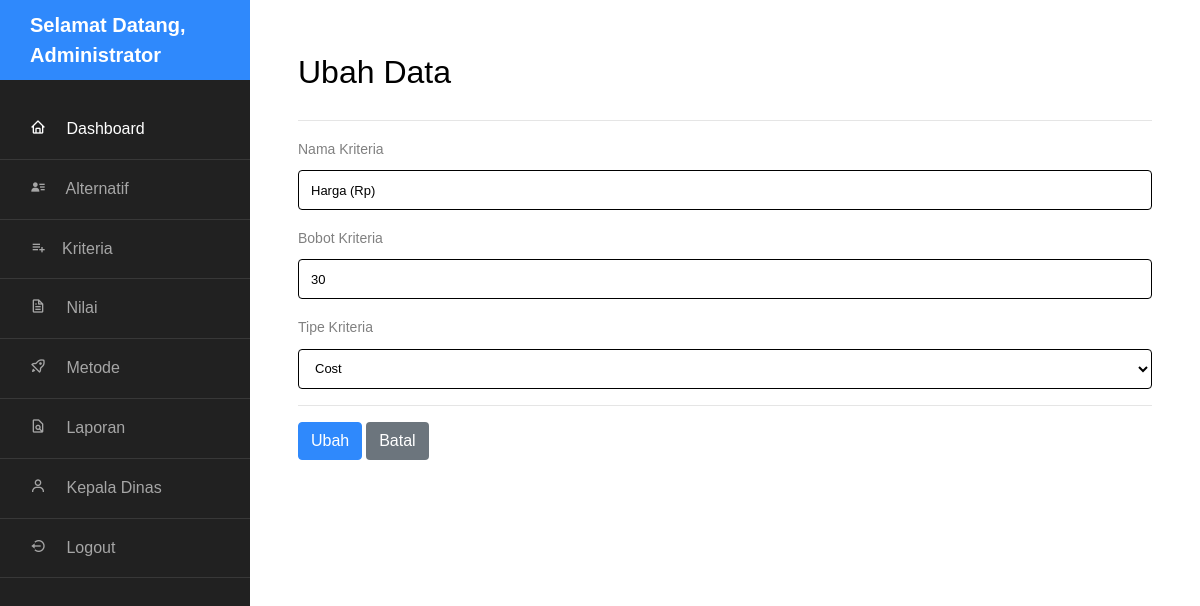
The page /admin/kriteria-ubah.php?id_kriteria=1 (signed in) on the database its author committed.
### tables this page shows
CREATE TABLE `tbl_akun` (
  `id_akun` int NOT NULL,
  `nama_lengkap` varchar(50) NOT NULL,
  `username` varchar(50) NOT NULL,
  `password` varchar(30) NOT NULL,
  `role` enum('admin','kepala_dinas') NOT NULL DEFAULT 'admin'
);

CREATE TABLE `tbl_kriteria` (
  `id_kriteria` int NOT NULL,
  `nama_kriteria` varchar(50) NOT NULL,
  `bobot_kriteria` double NOT NULL,
  `tipe_kriteria` varchar(10) NOT NULL
);

### admin/kriteria-ubah.php (the view, shortened to what this page needs)
<?php
include "../assets/conn/config.php";
include "header.php"; ?>
<h2 class="mb-4">Ubah Data</h2>
<hr>
<?php
$sql = "SELECT * FROM tbl_kriteria WHERE id_kriteria='$_GET[id_kriteria]'";
$stm = $conn->query($sql);
$a = $stm->fetch_assoc(); ?>
<form action="kriteria-ubah.php?aksi=ubah" method="post">
    <div class="form-group">
        <label>Nama Kriteria</label>
        <input type="text" name="nama_kriteria" class="form-control" value="<?= $a['nama_kriteria'] ?>">
    </div>
    <div class="form-group">
        <label>Bobot Kriteria</label>
        <input type="number" name="bobot_kriteria" class="form-control" value="<?= $a['bobot_kriteria'] ?>">
    </div>
    <div class="form-group">
        <label>Tipe Kriteria</label>
        <select name="tipe_kriteria" class="form-control">
            <option selected><?= $a['tipe_kriteria'] ?></option>
        </select>
    </div>
    <hr>
    <input type="submit" value="Ubah" class="btn btn-primary">
    <a href="kriteria.php" class="btn badge-secondary">Batal</a>
</form>

### admin/header.php (shortened to what this page needs)
<?php
include "../assets/conn/config.php";
$query = "SELECT * FROM tbl_akun WHERE id_akun='$_SESSION[id_akun]'";
$stm = $conn->query($query);
$row = $stm->fetch_assoc();
?>
<!doctype html>
<html lang="en">
<head>
    <link rel="stylesheet" href="../assets/sidebar/css/style.css">
    <link href='https://unpkg.com/boxicons@2.1.4/css/boxicons.min.css' rel='stylesheet'>
</head>
<body>
    <div class="wrapper d-flex align-items-stretch">
        <nav id="sidebar">
            <div class="custom-menu">
                <button type="button" id="sidebarCollapse" class="btn btn-primary">
                </button>
            </div>
            <h1><a href="index.html" class="logo">Selamat Datang, <?= $row['nama_lengkap'] ?></a></h1>
            <ul class="list-unstyled components mb-5">
                <li class="active">
                    <a href="index.php"><i class="bx bx-home mr-3"></i> Dashboard</a>
                </li>
                <li>
                    <a href="alternatif.php"><i class='bx bxs-user-detail mr-3'></i> Alternatif</a>
                </li>
                <li>
                    <a href="kriteria.php"><i class='bx bx-list-plus mr-3'></i>Kriteria</a>
                </li>
                <li>
                    <a href="nilai.php"><i class='bx bx-file mr-3'></i> Nilai</a>
                </li>
                <li>
                    <a href="metode.php"><i class='bx bx-rocket mr-3'></i> Metode</a>
                </li>
                <li>
                    <a href="laporan.php" target="_blank"><i class='bx bx-file-find mr-3'></i> Laporan</a>
                </li>
                <li>
                <a href="form_kepala_dinas.php" target="_blank"><i class='bx bx-user mr-3'></i> Kepala Dinas</a>
                </li>
                <li>
                    <a href="logout.php"><i class='bx bx-log-out-circle mr-3'></i> Logout</a>
                </li>
            </ul>
        </nav>
        <div id="content" class="p-4 p-md-5 pt-5">
</body>
</html>

### admin/header.php (style rules this page uses)
.form-control { border: 1px solid; }

### rows shown on the page
tbl_akun: nama_lengkap "Administrator"
tbl_kriteria: nama_kriteria "Harga (Rp)", bobot_kriteria "30", tipe_kriteria "Cost"
